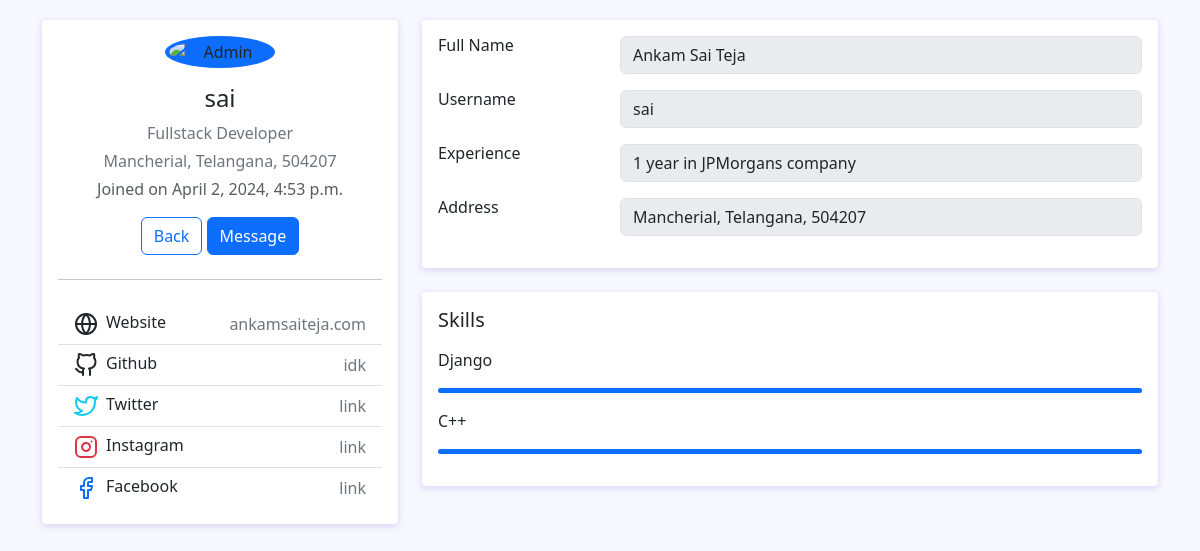
Page /userprofile/1/ on the committed database.
### app/models.py (models this page shows)
class CustomUser(AbstractUser):
    city = models.TextField()
    state = models.TextField()
    zip_code = models.TextField()
    skills = models.CharField(max_length=256, blank=True)  # Comma separated list of skills
    skills_range= models.CharField(max_length=256, blank=True)
    websitelinks = models.CharField(max_length=256, default=',,,,')
    role = models.CharField(max_length=256, default='Fresher')
    experience=models.CharField(max_length=256, blank=True)

### app/views.py (the view)
# urls.py: path('userprofile/<str:pk>/',viewProfile,name='viewProfile'),
def viewProfile(request,pk):
    profile=CustomUser.objects.get(id=pk)
    skills=profile.skills
    skills_range=profile.skills_range.split(',')
    skills=skills.split(',')
    skills=list(zip(skills,skills_range))
    print(skills)
    links=profile.websitelinks.split(',')
    return render(request,'userprofile.html',{'profile':profile,'skills':skills,'ownweb':links[0],'second':links[1],'third':links[2],'forth':links[3],'fifth':links[4]})

### templates/userprofile.html (shortened to what this page needs)
<!DOCTYPE html>
<html lang="en">
<head>
    <link href="https://cdn.jsdelivr.net/npm/bootstrap@5.3.3/dist/css/bootstrap.min.css" rel="stylesheet">
</head>
<body>
<div class="container">
		<div class="main-body">
			<div class="row">
				<div class="col-lg-4">
					<div class="card">
						<div class="card-body">
							<div class="d-flex flex-column align-items-center text-center">
								<img src="https://bootdey.com/img/Content/avatar/avatar6.png" alt="Admin" class="rounded-circle p-1 bg-primary" width="110">
								<div class="mt-3">
									<h4>{{ profile.username }}</h4>
									<p class="text-secondary mb-1">{{ profile.role }}</p>
									<p class="text-secondary  mb-1">{{ profile.city }}, {{ profile.state }}, {{ profile.zip_code }}</p>
                                    <p class="text-muted font-size-sm"> Joined on {{ profile.date_joined }}</p>
									<a role="button" href="{{request.META.HTTP_REFERER}}" class="btn btn-outline-primary">Back</a>
                                    {% if profile == request.user %}
									<button role="button" href="{% url 'sendrequest' profile.id %}"  title="Can't Message Yourself" disabled class="btn btn-primary">Message</button>
                                    {% else %}
                                    <a role="button" href="{% url 'sendmsgrequest' profile.id %}" class="btn btn-primary">Message</a>
                                    {% endif %}
                                </div>
							</div>
							<hr class="my-4">
							<ul class="list-group list-group-flush">
								<li class="list-group-item d-flex justify-content-between align-items-center flex-wrap">
									<h6 class="mb-0">Website</h6>
									<span class="text-secondary">{{ ownweb }}</span>
								</li>
								<li class="list-group-item d-flex justify-content-between align-items-center flex-wrap">
									<h6 class="mb-0">Github</h6>
									<span class="text-secondary">{{ second }}</span>
								</li>
								<li class="list-group-item d-flex justify-content-between align-items-center flex-wrap">
									<h6 class="mb-0">Twitter</h6>
									<span class="text-secondary">{{ third }}</span>
								</li>
								<li class="list-group-item d-flex justify-content-between align-items-center flex-wrap">
									<h6 class="mb-0">Instagram</h6>
									<span class="text-secondary">{{ forth }}</span>
								</li>
								<li class="list-group-item d-flex justify-content-between align-items-center flex-wrap">
									<h6 class="mb-0">Facebook</h6>
									<span class="text-secondary">{{ fifth }}</span>
								</li>
							</ul>
						</div>
					</div>
				</div>
				<div class="col-lg-8">
					<div class="card">
						<div class="card-body">
							<div class="row mb-3">
								<div class="col-sm-3">
									<h6 class="mb-0">Full Name</h6>
								</div>
								<div class="col-sm-9 text-secondary">
									<input type="text" class="form-control" value="{{profile.last_name }} {{ profile.first_name}} "  disabled />
								</div>
							</div>
							<div class="row mb-3">
								<div class="col-sm-3">
									<h6 class="mb-0">Username</h6>
								</div>
								<div class="col-sm-9 text-secondary">
									<input type="text" class="form-control" value="{{profile.username}}" disabled>
								</div>
							</div>
							<div class="row mb-3">
								<div class="col-sm-3">
									<h6 class="mb-0">Experience</h6>
								</div>
								<div class="col-sm-9 text-secondary">
									<input type="text" class="form-control" value="{{ profile.experience }}" disabled>
								</div>
							</div>
							<div class="row mb-3">
								<div class="col-sm-3">
									<h6 class="mb-0">Address</h6>
								</div>
								<div class="col-sm-9 text-secondary">
									<input type="text" class="form-control" value="{{ profile.city }}, {{ profile.state }}, {{ profile.zip_code }}" disabled>
								</div>
							</div>
						</div>
					</div>
					<div class="row">
						<div class="col-sm-12">
							<div class="card">
								<div class="card-body">
									<h5 class="d-flex align-items-center mb-3">Skills</h5>
                                    {% for i,j in  skills %}
									<p>{{ i }}</p>
									<div class="progress mb-3" style="height: 5px">
										<div class="progress-bar bg-primary" role="progressbar" style="width: {{j}}%" aria-valuenow="{{j}}" aria-valuemin="0" aria-valuemax="100"></div>
									</div>
                                    {% endfor %}
								</div>
							</div>
						</div>
					</div>
				</div>
			</div>
		</div>
	</div>
</body>
</html>

### templates/userprofile.html (style rules this page uses)
body { background: #f7f7ff; margin-top:20px; }
.card { position: relative; display: flex; flex-direction: column; min-width: 0; word-wrap: break-word; background-color: #fff; background-clip: border-box; border: 0 solid transparent; border-radius: .25rem; margin-bottom: 1.5rem; box-shadow: 0 2px 6px 0 rgb(218 218 253 / 65%), 0 2px 6px 0 rgb(206 206 238 / 54%); }
.me-2 { margin-right: .5rem!important; }

### rows in the picture
CustomUser: username "sai", role "Fullstack Developer", city "Mancherial", state "Telangana", zip_code "504207", date_joined "April 2, 2024, 4:53 p.m.", last_name "Ankam Sai Teja", experience "1 year in JPMorgans company", city "Mancherial, Telangana, 504207"

### other values in the picture
{{ ownweb }} "ankamsaiteja.com"
{{ second }} "idk"
{{ third }} "link"
{{ forth }} "link"
{{ fifth }} "link"
{{ i }} "Django" "C++"
